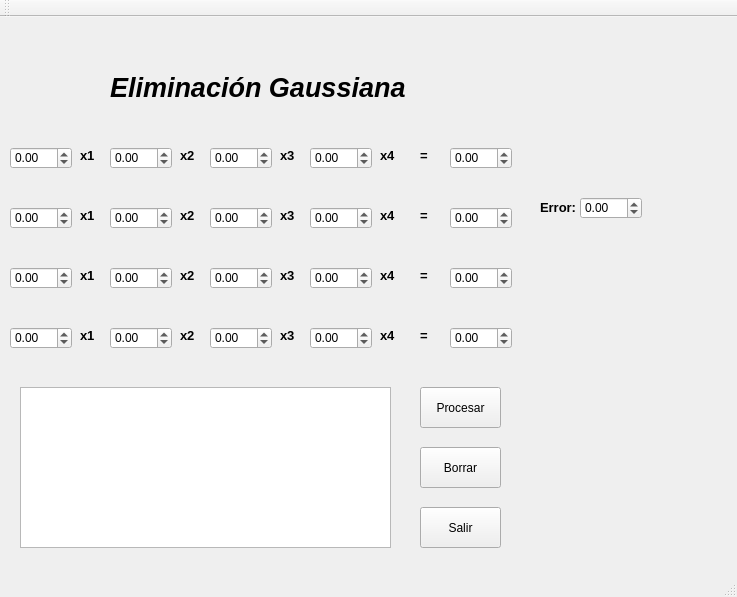
<?xml version="1.0" encoding="UTF-8"?>
<ui version="4.0">
 <class>Egauss</class>
 <widget class="QMainWindow" name="Egauss">
  <property name="geometry">
   <rect>
    <x>0</x>
    <y>0</y>
    <width>737</width>
    <height>597</height>
   </rect>
  </property>
  <property name="windowTitle">
   <string>Egauss</string>
  </property>
  <widget class="QWidget" name="centralWidget">
   <widget class="QLabel" name="label_11">
    <property name="geometry">
     <rect>
      <x>280</x>
      <y>190</y>
      <width>21</width>
      <height>16</height>
     </rect>
    </property>
    <property name="font">
     <font>
      <family>Arial</family>
      <pointsize>10</pointsize>
      <weight>75</weight>
      <bold>true</bold>
     </font>
    </property>
    <property name="text">
     <string>x3</string>
    </property>
   </widget>
   <widget class="QLabel" name="label_2">
    <property name="geometry">
     <rect>
      <x>80</x>
      <y>190</y>
      <width>21</width>
      <height>16</height>
     </rect>
    </property>
    <property name="font">
     <font>
      <family>Arial</family>
      <pointsize>10</pointsize>
      <weight>75</weight>
      <bold>true</bold>
     </font>
    </property>
    <property name="text">
     <string>x1</string>
    </property>
   </widget>
   <widget class="QDoubleSpinBox" name="c">
    <property name="geometry">
     <rect>
      <x>450</x>
      <y>250</y>
      <width>62</width>
      <height>22</height>
     </rect>
    </property>
    <property name="minimum">
     <double>-99.989999999999995</double>
    </property>
   </widget>
   <widget class="QDoubleSpinBox" name="a4">
    <property name="geometry">
     <rect>
      <x>10</x>
      <y>310</y>
      <width>62</width>
      <height>22</height>
     </rect>
    </property>
    <property name="minimum">
     <double>-99.989999999999995</double>
    </property>
   </widget>
   <widget class="QPushButton" name="procesar">
    <property name="geometry">
     <rect>
      <x>420</x>
      <y>370</y>
      <width>81</width>
      <height>41</height>
     </rect>
    </property>
    <property name="text">
     <string>Procesar</string>
    </property>
   </widget>
   <widget class="QDoubleSpinBox" name="a1">
    <property name="geometry">
     <rect>
      <x>10</x>
      <y>130</y>
      <width>62</width>
      <height>22</height>
     </rect>
    </property>
    <property name="minimum">
     <double>-99.989999999999995</double>
    </property>
   </widget>
   <widget class="QDoubleSpinBox" name="c4">
    <property name="geometry">
     <rect>
      <x>210</x>
      <y>310</y>
      <width>62</width>
      <height>22</height>
     </rect>
    </property>
    <property name="minimum">
     <double>-99.989999999999995</double>
    </property>
   </widget>
   <widget class="QDoubleSpinBox" name="c2">
    <property name="geometry">
     <rect>
      <x>210</x>
      <y>190</y>
      <width>62</width>
      <height>22</height>
     </rect>
    </property>
    <property name="minimum">
     <double>-99.989999999999995</double>
    </property>
   </widget>
   <widget class="QPushButton" name="borrar">
    <property name="geometry">
     <rect>
      <x>420</x>
      <y>430</y>
      <width>81</width>
      <height>41</height>
     </rect>
    </property>
    <property name="text">
     <string>Borrar</string>
    </property>
   </widget>
   <widget class="QDoubleSpinBox" name="b2">
    <property name="geometry">
     <rect>
      <x>110</x>
      <y>190</y>
      <width>62</width>
      <height>22</height>
     </rect>
    </property>
    <property name="minimum">
     <double>-99.989999999999995</double>
    </property>
   </widget>
   <widget class="QLabel" name="label_26">
    <property name="geometry">
     <rect>
      <x>380</x>
      <y>190</y>
      <width>21</width>
      <height>16</height>
     </rect>
    </property>
    <property name="font">
     <font>
      <family>Arial</family>
      <pointsize>10</pointsize>
      <weight>75</weight>
      <bold>true</bold>
     </font>
    </property>
    <property name="text">
     <string>x4</string>
    </property>
   </widget>
   <widget class="QTextBrowser" name="texto">
    <property name="geometry">
     <rect>
      <x>20</x>
      <y>370</y>
      <width>371</width>
      <height>161</height>
     </rect>
    </property>
   </widget>
   <widget class="QDoubleSpinBox" name="d3">
    <property name="geometry">
     <rect>
      <x>310</x>
      <y>250</y>
      <width>62</width>
      <height>22</height>
     </rect>
    </property>
    <property name="minimum">
     <double>-99.989999999999995</double>
    </property>
   </widget>
   <widget class="QLabel" name="label_12">
    <property name="geometry">
     <rect>
      <x>280</x>
      <y>310</y>
      <width>21</width>
      <height>16</height>
     </rect>
    </property>
    <property name="font">
     <font>
      <family>Arial</family>
      <pointsize>10</pointsize>
      <weight>75</weight>
      <bold>true</bold>
     </font>
    </property>
    <property name="text">
     <string>x3</string>
    </property>
   </widget>
   <widget class="QPushButton" name="salir">
    <property name="geometry">
     <rect>
      <x>420</x>
      <y>490</y>
      <width>81</width>
      <height>41</height>
     </rect>
    </property>
    <property name="text">
     <string>Salir</string>
    </property>
   </widget>
   <widget class="QLabel" name="label">
    <property name="geometry">
     <rect>
      <x>80</x>
      <y>130</y>
      <width>21</width>
      <height>16</height>
     </rect>
    </property>
    <property name="font">
     <font>
      <family>Arial</family>
      <pointsize>10</pointsize>
      <weight>75</weight>
      <bold>true</bold>
     </font>
    </property>
    <property name="text">
     <string>x1</string>
    </property>
   </widget>
   <widget class="QDoubleSpinBox" name="a">
    <property name="geometry">
     <rect>
      <x>450</x>
      <y>130</y>
      <width>62</width>
      <height>22</height>
     </rect>
    </property>
    <property name="minimum">
     <double>-99.989999999999995</double>
    </property>
   </widget>
   <widget class="QLabel" name="label_10">
    <property name="geometry">
     <rect>
      <x>280</x>
      <y>250</y>
      <width>21</width>
      <height>16</height>
     </rect>
    </property>
    <property name="font">
     <font>
      <family>Arial</family>
      <pointsize>10</pointsize>
      <weight>75</weight>
      <bold>true</bold>
     </font>
    </property>
    <property name="text">
     <string>x3</string>
    </property>
   </widget>
   <widget class="QLabel" name="label_29">
    <property name="geometry">
     <rect>
      <x>540</x>
      <y>180</y>
      <width>61</width>
      <height>21</height>
     </rect>
    </property>
    <property name="font">
     <font>
      <family>Arial</family>
      <pointsize>10</pointsize>
      <weight>75</weight>
      <bold>true</bold>
     </font>
    </property>
    <property name="text">
     <string>Error:</string>
    </property>
   </widget>
   <widget class="QLabel" name="label_3">
    <property name="geometry">
     <rect>
      <x>80</x>
      <y>310</y>
      <width>21</width>
      <height>16</height>
     </rect>
    </property>
    <property name="font">
     <font>
      <family>Arial</family>
      <pointsize>10</pointsize>
      <weight>75</weight>
      <bold>true</bold>
     </font>
    </property>
    <property name="text">
     <string>x1</string>
    </property>
   </widget>
   <widget class="QDoubleSpinBox" name="c1">
    <property name="geometry">
     <rect>
      <x>210</x>
      <y>130</y>
      <width>62</width>
      <height>22</height>
     </rect>
    </property>
    <property name="minimum">
     <double>-99.989999999999995</double>
    </property>
   </widget>
   <widget class="QDoubleSpinBox" name="b1">
    <property name="geometry">
     <rect>
      <x>110</x>
      <y>130</y>
      <width>62</width>
      <height>22</height>
     </rect>
    </property>
    <property name="minimum">
     <double>-99.989999999999995</double>
    </property>
   </widget>
   <widget class="QDoubleSpinBox" name="a2">
    <property name="geometry">
     <rect>
      <x>10</x>
      <y>190</y>
      <width>62</width>
      <height>22</height>
     </rect>
    </property>
    <property name="minimum">
     <double>-99.989999999999995</double>
    </property>
   </widget>
   <widget class="QDoubleSpinBox" name="d4">
    <property name="geometry">
     <rect>
      <x>310</x>
      <y>310</y>
      <width>62</width>
      <height>22</height>
     </rect>
    </property>
    <property name="minimum">
     <double>-99.989999999999995</double>
    </property>
   </widget>
   <widget class="QLabel" name="label_7">
    <property name="geometry">
     <rect>
      <x>180</x>
      <y>250</y>
      <width>21</width>
      <height>16</height>
     </rect>
    </property>
    <property name="font">
     <font>
      <family>Arial</family>
      <pointsize>10</pointsize>
      <weight>75</weight>
      <bold>true</bold>
     </font>
    </property>
    <property name="text">
     <string>x2</string>
    </property>
   </widget>
   <widget class="QDoubleSpinBox" name="c3">
    <property name="geometry">
     <rect>
      <x>210</x>
      <y>250</y>
      <width>62</width>
      <height>22</height>
     </rect>
    </property>
    <property name="minimum">
     <double>-99.989999999999995</double>
    </property>
   </widget>
   <widget class="QLabel" name="label_4">
    <property name="geometry">
     <rect>
      <x>80</x>
      <y>250</y>
      <width>21</width>
      <height>16</height>
     </rect>
    </property>
    <property name="font">
     <font>
      <family>Arial</family>
      <pointsize>10</pointsize>
      <weight>75</weight>
      <bold>true</bold>
     </font>
    </property>
    <property name="text">
     <string>x1</string>
    </property>
   </widget>
   <widget class="QDoubleSpinBox" name="b">
    <property name="geometry">
     <rect>
      <x>450</x>
      <y>190</y>
      <width>62</width>
      <height>22</height>
     </rect>
    </property>
    <property name="minimum">
     <double>-99.989999999999995</double>
    </property>
   </widget>
   <widget class="QLabel" name="label_15">
    <property name="geometry">
     <rect>
      <x>420</x>
      <y>250</y>
      <width>16</width>
      <height>16</height>
     </rect>
    </property>
    <property name="font">
     <font>
      <family>Arial</family>
      <pointsize>10</pointsize>
      <weight>75</weight>
      <bold>true</bold>
     </font>
    </property>
    <property name="text">
     <string>=</string>
    </property>
   </widget>
   <widget class="QLabel" name="label_6">
    <property name="geometry">
     <rect>
      <x>180</x>
      <y>190</y>
      <width>21</width>
      <height>16</height>
     </rect>
    </property>
    <property name="font">
     <font>
      <family>Arial</family>
      <pointsize>10</pointsize>
      <weight>75</weight>
      <bold>true</bold>
     </font>
    </property>
    <property name="text">
     <string>x2</string>
    </property>
   </widget>
   <widget class="QDoubleSpinBox" name="d">
    <property name="geometry">
     <rect>
      <x>450</x>
      <y>310</y>
      <width>62</width>
      <height>22</height>
     </rect>
    </property>
    <property name="minimum">
     <double>-99.989999999999995</double>
    </property>
   </widget>
   <widget class="QLabel" name="label_22">
    <property name="geometry">
     <rect>
      <x>380</x>
      <y>130</y>
      <width>21</width>
      <height>16</height>
     </rect>
    </property>
    <property name="font">
     <font>
      <family>Arial</family>
      <pointsize>10</pointsize>
      <weight>75</weight>
      <bold>true</bold>
     </font>
    </property>
    <property name="text">
     <string>x4</string>
    </property>
   </widget>
   <widget class="QLabel" name="label_14">
    <property name="geometry">
     <rect>
      <x>420</x>
      <y>190</y>
      <width>16</width>
      <height>16</height>
     </rect>
    </property>
    <property name="font">
     <font>
      <family>Arial</family>
      <pointsize>10</pointsize>
      <weight>75</weight>
      <bold>true</bold>
     </font>
    </property>
    <property name="text">
     <string>=</string>
    </property>
   </widget>
   <widget class="QDoubleSpinBox" name="b4">
    <property name="geometry">
     <rect>
      <x>110</x>
      <y>310</y>
      <width>62</width>
      <height>22</height>
     </rect>
    </property>
    <property name="minimum">
     <double>-99.989999999999995</double>
    </property>
   </widget>
   <widget class="QDoubleSpinBox" name="d1">
    <property name="geometry">
     <rect>
      <x>310</x>
      <y>130</y>
      <width>62</width>
      <height>22</height>
     </rect>
    </property>
    <property name="minimum">
     <double>-99.989999999999995</double>
    </property>
   </widget>
   <widget class="QLabel" name="label_28">
    <property name="geometry">
     <rect>
      <x>380</x>
      <y>250</y>
      <width>21</width>
      <height>16</height>
     </rect>
    </property>
    <property name="font">
     <font>
      <family>Arial</family>
      <pointsize>10</pointsize>
      <weight>75</weight>
      <bold>true</bold>
     </font>
    </property>
    <property name="text">
     <string>x4</string>
    </property>
   </widget>
   <widget class="QDoubleSpinBox" name="a3">
    <property name="geometry">
     <rect>
      <x>10</x>
      <y>250</y>
      <width>62</width>
      <height>22</height>
     </rect>
    </property>
    <property name="minimum">
     <double>-99.989999999999995</double>
    </property>
   </widget>
   <widget class="QDoubleSpinBox" name="d2">
    <property name="geometry">
     <rect>
      <x>310</x>
      <y>190</y>
      <width>62</width>
      <height>22</height>
     </rect>
    </property>
    <property name="minimum">
     <double>-99.989999999999995</double>
    </property>
   </widget>
   <widget class="QLabel" name="label_27">
    <property name="geometry">
     <rect>
      <x>380</x>
      <y>310</y>
      <width>21</width>
      <height>16</height>
     </rect>
    </property>
    <property name="font">
     <font>
      <family>Arial</family>
      <pointsize>10</pointsize>
      <weight>75</weight>
      <bold>true</bold>
     </font>
    </property>
    <property name="text">
     <string>x4</string>
    </property>
   </widget>
   <widget class="QLabel" name="label_8">
    <property name="geometry">
     <rect>
      <x>180</x>
      <y>310</y>
      <width>21</width>
      <height>16</height>
     </rect>
    </property>
    <property name="font">
     <font>
      <family>Arial</family>
      <pointsize>10</pointsize>
      <weight>75</weight>
      <bold>true</bold>
     </font>
    </property>
    <property name="text">
     <string>x2</string>
    </property>
   </widget>
   <widget class="QLabel" name="label_16">
    <property name="geometry">
     <rect>
      <x>420</x>
      <y>310</y>
      <width>16</width>
      <height>16</height>
     </rect>
    </property>
    <property name="font">
     <font>
      <family>Arial</family>
      <pointsize>10</pointsize>
      <weight>75</weight>
      <bold>true</bold>
     </font>
    </property>
    <property name="text">
     <string>=</string>
    </property>
   </widget>
   <widget class="QDoubleSpinBox" name="error">
    <property name="geometry">
     <rect>
      <x>580</x>
      <y>180</y>
      <width>62</width>
      <height>22</height>
     </rect>
    </property>
    <property name="minimum">
     <double>-99.989999999999995</double>
    </property>
   </widget>
   <widget class="QDoubleSpinBox" name="b3">
    <property name="geometry">
     <rect>
      <x>110</x>
      <y>250</y>
      <width>62</width>
      <height>22</height>
     </rect>
    </property>
    <property name="minimum">
     <double>-99.989999999999995</double>
    </property>
   </widget>
   <widget class="QLabel" name="label_9">
    <property name="geometry">
     <rect>
      <x>280</x>
      <y>130</y>
      <width>21</width>
      <height>16</height>
     </rect>
    </property>
    <property name="font">
     <font>
      <family>Arial</family>
      <pointsize>10</pointsize>
      <weight>75</weight>
      <bold>true</bold>
     </font>
    </property>
    <property name="text">
     <string>x3</string>
    </property>
   </widget>
   <widget class="QLabel" name="label_5">
    <property name="geometry">
     <rect>
      <x>180</x>
      <y>130</y>
      <width>21</width>
      <height>16</height>
     </rect>
    </property>
    <property name="font">
     <font>
      <family>Arial</family>
      <pointsize>10</pointsize>
      <weight>75</weight>
      <bold>true</bold>
     </font>
    </property>
    <property name="text">
     <string>x2</string>
    </property>
   </widget>
   <widget class="QLabel" name="label_13">
    <property name="geometry">
     <rect>
      <x>420</x>
      <y>130</y>
      <width>16</width>
      <height>16</height>
     </rect>
    </property>
    <property name="font">
     <font>
      <family>Arial</family>
      <pointsize>10</pointsize>
      <weight>75</weight>
      <bold>true</bold>
     </font>
    </property>
    <property name="text">
     <string>=</string>
    </property>
   </widget>
   <widget class="QLabel" name="label_17">
    <property name="geometry">
     <rect>
      <x>110</x>
      <y>30</y>
      <width>301</width>
      <height>81</height>
     </rect>
    </property>
    <property name="font">
     <font>
      <family>Arial</family>
      <pointsize>20</pointsize>
      <weight>75</weight>
      <italic>true</italic>
      <bold>true</bold>
     </font>
    </property>
    <property name="text">
     <string>Eliminación Gaussiana</string>
    </property>
   </widget>
  </widget>
  <widget class="QMenuBar" name="menuBar">
   <property name="geometry">
    <rect>
     <x>0</x>
     <y>0</y>
     <width>737</width>
     <height>21</height>
    </rect>
   </property>
  </widget>
  <widget class="QToolBar" name="mainToolBar">
   <attribute name="toolBarArea">
    <enum>TopToolBarArea</enum>
   </attribute>
   <attribute name="toolBarBreak">
    <bool>false</bool>
   </attribute>
  </widget>
  <widget class="QStatusBar" name="statusBar"/>
 </widget>
 <layoutdefault spacing="6" margin="11"/>
 <resources/>
 <connections/>
</ui>
